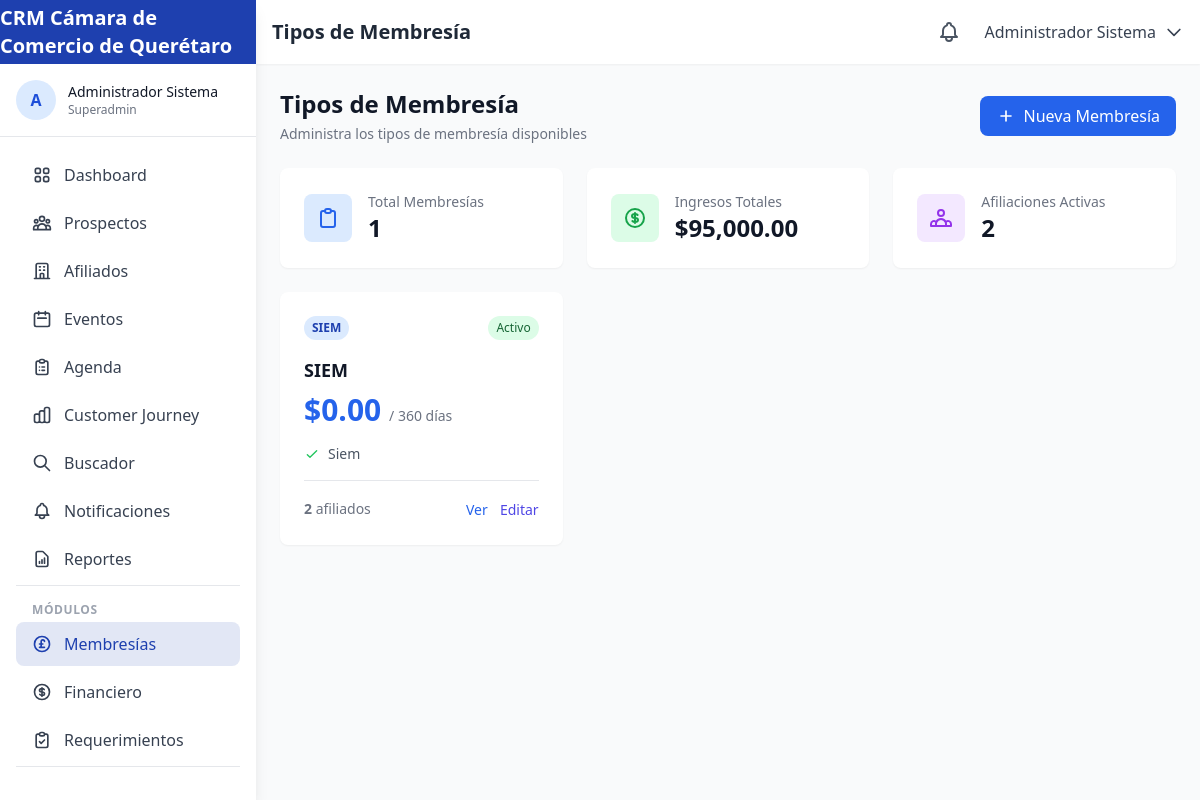
The app's page /membresias (signed in), older data.
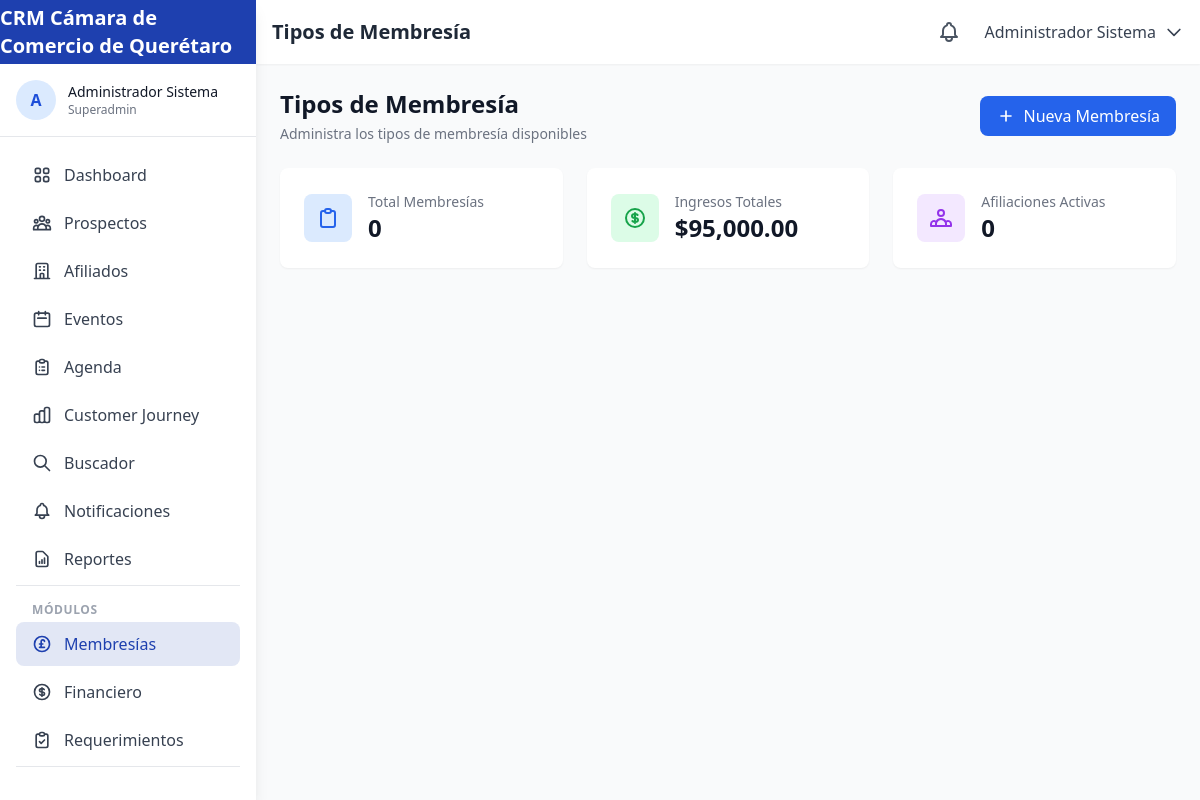
The same page, newer data.
### tables this page shows
CREATE TABLE IF NOT EXISTS `membership_types` (
    `id` INT UNSIGNED AUTO_INCREMENT PRIMARY KEY,
    `name` VARCHAR(100) NOT NULL,
    `code` VARCHAR(20) NOT NULL UNIQUE,
    `price` DECIMAL(10,2) NOT NULL,
    `duration_days` INT DEFAULT 360,
    `benefits` JSON,
    `is_active` TINYINT(1) DEFAULT 1,
    `created_at` TIMESTAMP DEFAULT CURRENT_TIMESTAMP
);

### app/controllers/MembershipsController.php (called while the page is built, shortened)
<?php
class MembershipsController extends Controller {
    private MembershipType $membershipModel;
    public function __construct(array $params = []) {
        $this->membershipModel = new MembershipType();
    }
    public function index(): void {
        $memberships = $this->membershipModel->getAllWithStats();
        $totalRevenue = $this->membershipModel->getRevenue();
        $this->view('memberships/index', [
            'pageTitle' => 'Tipos de Membresía',
            'currentPage' => 'membresias',
            'memberships' => $memberships,
            'totalRevenue' => $totalRevenue
        ]);
    }
}

### public/index.php (called while the page is built, shortened)
<?php
spl_autoload_register(function ($class) {
    $paths = [
        APP_PATH . '/core/' . $class . '.php',
        APP_PATH . '/controllers/' . $class . '.php',
        APP_PATH . '/models/' . $class . '.php'
    ];
    foreach ($paths as $path) {
        if (file_exists($path)) {
            return;
        }
    }
});
$router = new Router();
$router->add('', ['controller' => 'home', 'action' => 'index']);
$router->add('login', ['controller' => 'auth', 'action' => 'login']);
$router->add('logout', ['controller' => 'auth', 'action' => 'logout']);
$router->add('register', ['controller' => 'auth', 'action' => 'register']);
$router->add('recuperar-password', ['controller' => 'auth', 'action' => 'forgotPassword']);
$router->add('restablecer-password', ['controller' => 'auth', 'action' => 'resetPassword']);
$router->add('dashboard', ['controller' => 'dashboard', 'action' => 'index']);
$router->add('dashboard/afiliador', ['controller' => 'dashboard', 'action' => 'afiliador']);
$router->add('dashboard/comercial', ['controller' => 'dashboard', 'action' => 'comercial']);
$router->add('dashboard/direccion', ['controller' => 'dashboard', 'action' => 'direccion']);
$router->add('dashboard/contabilidad', ['controller' => 'dashboard', 'action' => 'contabilidad']);
$router->add('prospectos', ['controller' => 'prospects', 'action' => 'index']);
$router->add('prospectos/nuevo', ['controller' => 'prospects', 'action' => 'create']);
$router->add('prospectos/{id}', ['controller' => 'prospects', 'action' => 'show']);
$router->add('prospectos/{id}/editar', ['controller' => 'prospects', 'action' => 'edit']);
$router->add('prospectos/{id}/eliminar', ['controller' => 'prospects', 'action' => 'delete']);
$router->add('prospectos/canal/{channel}', ['controller' => 'prospects', 'action' => 'byChannel']);
$router->add('afiliados', ['controller' => 'affiliates', 'action' => 'index']);
$router->add('afiliados/nuevo', ['controller' => 'affiliates', 'action' => 'create']);
$router->add('afiliados/{id}', ['controller' => 'affiliates', 'action' => 'show']);
$router->add('afiliados/{id}/editar', ['controller' => 'affiliates', 'action' => 'edit']);
$router->add('afiliados/{id}/expediente', ['controller' => 'affiliates', 'action' => 'digitalFile']);
$router->add('afiliados/vencimientos', ['controller' => 'affiliates', 'action' => 'expirations']);
$router->add('afiliados/exafiliados', ['controller' => 'affiliates', 'action' => 'former']);
$router->add('eventos', ['controller' => 'events', 'action' => 'index']);
$router->add('eventos/nuevo', ['controller' => 'events', 'action' => 'create']);
$router->add('eventos/{id}', ['controller' => 'events', 'action' => 'show']);
$router->add('eventos/{id}/editar', ['controller' => 'events', 'action' => 'edit']);
$router->add('eventos/{id}/registro', ['controller' => 'events', 'action' => 'registration']);
$router->add('eventos/{id}/asistencia', ['controller' => 'events', 'action' => 'attendance']);
$router->add('evento/{url}', ['controller' => 'events', 'action' => 'publicRegistration']);
$router->add('agenda', ['controller' => 'agenda', 'action' => 'index']);
$router->add('agenda/nueva', ['controller' => 'agenda', 'action' => 'create']);
$router->add('agenda/{id}', ['controller' => 'agenda', 'action' => 'show']);
$router->add('agenda/{id}/editar', ['controller' => 'agenda', 'action' => 'edit']);
$router->add('agenda/api/eventos', ['controller' => 'agenda', 'action' => 'apiEvents']);
$router->add('buscador', ['controller' => 'search', 'action' => 'index']);
$router->add('buscador/resultados', ['controller' => 'search', 'action' => 'results']);
$router->add('buscador/no-match', ['controller' => 'search', 'action' => 'noMatch']);
$router->add('journey', ['controller' => 'journey', 'action' => 'index']);
$router->add('journey/{id}', ['controller' => 'journey', 'action' => 'show']);
$router->add('journey/upselling', ['controller' => 'journey', 'action' => 'upselling']);
$router->add('journey/crossselling', ['controller' => 'journey', 'action' => 'crossselling']);
$router->add('notificaciones', ['controller' => 'notifications', 'action' => 'index']);
$router->add('notificaciones/marcar-leida/{id}', ['controller' => 'notifications', 'action' => 'markRead']);
$router->add('reportes', ['controller' => 'reports', 'action' => 'index']);
$router->add('reportes/comerciales', ['controller' => 'reports', 'action' => 'commercial']);
$router->add('reportes/financieros', ['controller' => 'reports', 'action' => 'financial']);
$router->add('reportes/operativos', ['controller' => 'reports', 'action' => 'operational']);
$router->add('configuracion', ['controller' => 'config', 'action' => 'index']);
$router->add('configuracion/sitio', ['controller' => 'config', 'action' => 'site']);
$router->add('configuracion/correo', ['controller' => 'config', 'action' => 'email']);
$router->add('configuracion/correo/probar', ['controller' => 'config', 'action' => 'testEmail']);
$router->add('configuracion/estilos', ['controller' => 'config', 'action' => 'styles']);
$router->add('configuracion/pagos', ['controller' => 'config', 'action' => 'payments']);
$router->add('configuracion/api', ['controller' => 'config', 'action' => 'api']);
$router->add('configuracion/usuarios', ['controller' => 'config', 'action' => 'users']);
$router->add('perfil', ['controller' => 'profile', 'action' => 'index']);
$router->add('perfil/actualizar', ['controller' => 'profile', 'action' => 'update']);
$router->add('perfil/password', ['controller' => 'profile', 'action' => 'changePassword']);
$router->add('usuarios', ['controller' => 'users', 'action' => 'index']);
$router->add('usuarios/nuevo', ['controller' => 'users', 'action' => 'create']);
$router->add('usuarios/{id}', ['controller' => 'users', 'action' => 'show']);
$router->add('usuarios/{id}/editar', ['controller' => 'users', 'action' => 'edit']);
$router->add('membresias', ['controller' => 'memberships', 'action' => 'index']);
$router->add('membresias/nuevo', ['controller' => 'memberships', 'action' => 'create']);
$router->add('membresias/{id}', ['controller' => 'memberships', 'action' => 'show']);
$router->add('membresias/{id}/editar', ['controller' => 'memberships', 'action' => 'edit']);
$router->add('financiero', ['controller' => 'financial', 'action' => 'index']);
$router->add('financiero/pagos', ['controller' => 'financial', 'action' => 'payments']);
$router->add('financiero/facturas', ['controller' => 'financial', 'action' => 'invoices']);
$router->add('financiero/reporte', ['controller' => 'financial', 'action' => 'report']);
$router->add('financiero/registrar-pago', ['controller' => 'financial', 'action' => 'recordPayment']);
$router->add('financiero/generar-factura', ['controller' => 'financial', 'action' => 'generateInvoice']);
$router->add('importar', ['controller' => 'import', 'action' => 'index']);
$router->add('importar/procesar', ['controller' => 'import', 'action' => 'process']);
$router->add('importar/plantilla', ['controller' => 'import', 'action' => 'template']);
$router->add('auditoria', ['controller' => 'audit', 'action' => 'index']);
$router->add('auditoria/buscar', ['controller' => 'audit', 'action' => 'search']);
$router->add('auditoria/actividad', ['controller' => 'audit', 'action' => 'activity']);
$router->add('auditoria/usuario/{id}', ['controller' => 'audit', 'action' => 'byUser']);
$router->add('auditoria/tabla', ['controller' => 'audit', 'action' => 'byTable']);
$router->add('requerimientos', ['controller' => 'requirements', 'action' => 'index']);
$router->add('requerimientos/nuevo', ['controller' => 'requirements', 'action' => 'create']);
$router->add('requerimientos/mis-requerimientos', ['controller' => 'requirements', 'action' => 'myRequirements']);
$router->add('requerimientos/actualizar-estado', ['controller' => 'requirements', 'action' => 'updateStatus']);
$router->add('requerimientos/{id}', ['controller' => 'requirements', 'action' => 'show']);
$router->add('requerimientos/{id}/editar', ['controller' => 'requirements', 'action' => 'edit']);
$router->add('api/prospectos', ['controller' => 'api', 'action' => 'prospects']);
$router->add('api/afiliados', ['controller' => 'api', 'action' => 'affiliates']);
$router->add('api/eventos', ['controller' => 'api', 'action' => 'events']);
$router->add('api/dashboard', ['controller' => 'api', 'action' => 'dashboard']);
$router->add('api/notificaciones', ['controller' => 'api', 'action' => 'notifications']);
$router->add('api/buscar', ['controller' => 'api', 'action' => 'search']);
$router->add('api/buscar-empresa', ['controller' => 'api', 'action' => 'searchCompany']);
$router->add('api/eventos/verificar-url', ['controller' => 'api', 'action' => 'verifyEventUrl']);
$router->add('api/eventos/confirmar-pago', ['controller' => 'api', 'action' => 'confirmEventPayment']);
$url = $_GET['url'] ?? '';
try {
    $router->dispatch($url);
} catch (Exception $e) {
    $code = $e->getCode() ?: 500;
    http_response_code($code);
    if ($code === 404) {
        require_once APP_PATH . '/views/errors/404.php';
    } else {
        echo "Error: " . $e->getMessage();
    }
}

### app/core/Database.php (called while the page is built, shortened)
<?php
class Database {
    private static $instance = null;
    private $pdo;
    private function __construct() {
        try {
            $dsn = "mysql:host=" . DB_HOST . ";dbname=" . DB_NAME . ";charset=" . DB_CHARSET;
            $this->pdo = new PDO($dsn, DB_USER, DB_PASS, DB_OPTIONS);
        } catch (PDOException $e) {
            throw new Exception("Database connection failed: " . $e->getMessage());
        }
    }
    public static function getInstance(): self {
        if (self::$instance === null) {
            self::$instance = new self();
        }
        return self::$instance;
    }
    public function query(string $sql, array $params = []): PDOStatement {
        $stmt = $this->pdo->prepare($sql);
        $stmt->execute($params);
        return $stmt;
    }
    public function fetchAll(string $sql, array $params = []): array {
        $stmt = $this->query($sql, $params);
        return $stmt->fetchAll();
    }
}

### app/models/MembershipType.php (called while the page is built, shortened)
<?php
class MembershipType extends Model {
    protected string $table = 'membership_types';
    public function getAllWithStats(): array {
        $sql = "SELECT m.*,
                       COUNT(a.id) as total_affiliations,
                       SUM(CASE WHEN a.status = 'active' THEN 1 ELSE 0 END) as active_affiliations
                FROM {$this->table} m
                LEFT JOIN affiliations a ON m.id = a.membership_type_id
                GROUP BY m.id
                ORDER BY m.price";
        return $this->raw($sql);
    }
}

### app/core/Model.php (called while the page is built, shortened)
<?php
abstract class Model {
    protected Database $db;
    public function __construct() {
        $this->db = Database::getInstance();
    }
    protected function raw(string $sql, array $params = []): array {
        return $this->db->fetchAll($sql, $params);
    }
}

### app/views/memberships/index.php (the view, shortened to what the rows shown need)
<div class="space-y-6">
    <div class="flex flex-col sm:flex-row sm:items-center sm:justify-between">
        <div>
            <h2 class="text-2xl font-bold text-gray-900">Tipos de Membresía</h2>
        </div>
    </div>
    <div class="grid grid-cols-1 md:grid-cols-2 lg:grid-cols-3 gap-6">
        <?php foreach ($memberships as $membership): ?>
        <div class="bg-white rounded-lg shadow-sm overflow-hidden">
            <div class="p-6 <?php echo $membership['is_active'] ? '' : 'opacity-50'; ?>">
                <div class="flex items-center justify-between mb-4">
                    <span class="px-2 py-1 text-xs font-semibold rounded-full bg-blue-100 text-blue-800">
                        <?php echo htmlspecialchars($membership['code']); ?>
                    </span>
                    <span class="px-2 py-1 text-xs rounded-full <?php echo $membership['is_active'] ? 'bg-green-100 text-green-800' : 'bg-red-100 text-red-800'; ?>">
                        <?php echo $membership['is_active'] ? 'Activo' : 'Inactivo'; ?>
                    </span>
                </div>
                <h3 class="text-lg font-semibold text-gray-900 mb-2">
                    <?php echo htmlspecialchars($membership['name']); ?>
                </h3>
                <p class="text-3xl font-bold text-blue-600 mb-4">
                    $<?php echo number_format($membership['price'], 2); ?>
                    <span class="text-sm font-normal text-gray-500">/ <?php echo $membership['duration_days']; ?> días</span>
                </p>
                <?php
                $benefits = json_decode($membership['benefits'] ?? '{}', true);
                if (!empty($benefits)):
                ?>
                <ul class="space-y-2 mb-4">
                    <?php foreach ($benefits as $key => $value): ?>
                    <li class="flex items-center text-sm text-gray-600">
                        <svg class="w-4 h-4 text-green-500 mr-2" fill="none" stroke="currentColor" viewBox="0 0 24 24">
                            <path stroke-linecap="round" stroke-linejoin="round" stroke-width="2" d="M5 13l4 4L19 7"/>
                        </svg>
                        <?php
                        $label = str_replace('_', ' ', ucfirst($key));
                        echo htmlspecialchars($label);
                        ?>
                    </li>
                    <?php endforeach; ?>
                </ul>
                <?php endif; ?>
                <div class="flex justify-between items-center pt-4 border-t">
                    <div class="text-sm text-gray-500">
                        <span class="font-semibold"><?php echo $membership['active_affiliations'] ?? 0; ?></span> afiliados
                    </div>
                    <div class="space-x-2">
                        <a href="<?php echo BASE_URL; ?>/membresias/<?php echo $membership['id']; ?>"
                           class="text-blue-600 hover:text-blue-800 text-sm">Ver</a>
                        <?php if (($_SESSION['user_role'] ?? '') === 'superadmin'): ?>
                        <a href="<?php echo BASE_URL; ?>/membresias/<?php echo $membership['id']; ?>/editar"
                           class="text-indigo-600 hover:text-indigo-800 text-sm">Editar</a>
                        <?php endif; ?>
                    </div>
                </div>
            </div>
        </div>
        <?php endforeach; ?>
    </div>
</div>

Row changes from the older to the newer data that the page shows:
removed membership_types: code "SIEM", is_active "Activo", name "SIEM", price "0.00", duration_days "360", benefits "{\"siem\": true}" (drawn), label "Siem", active_affiliations "2"
Text that changed along with them:
count($memberships): "1" → "0"
array_sum(array_column($memberships, 'active_affiliations')): "2" → "0"
